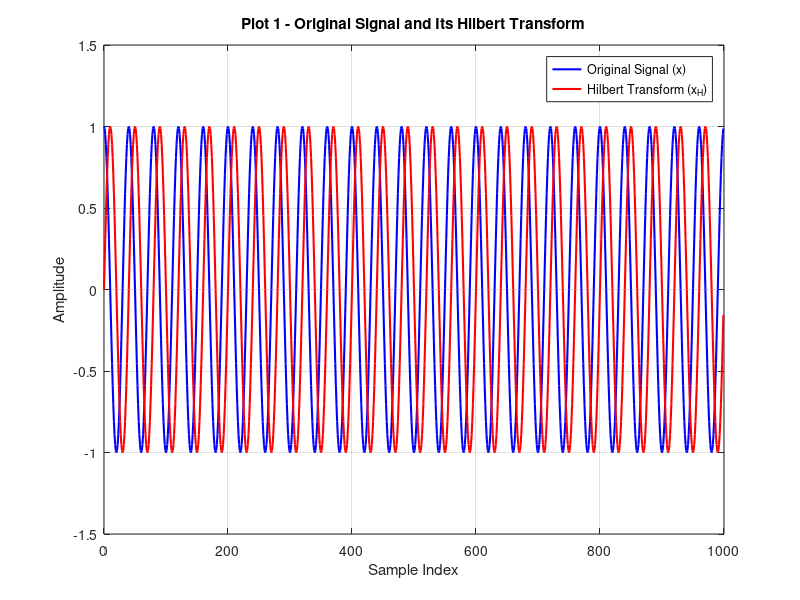
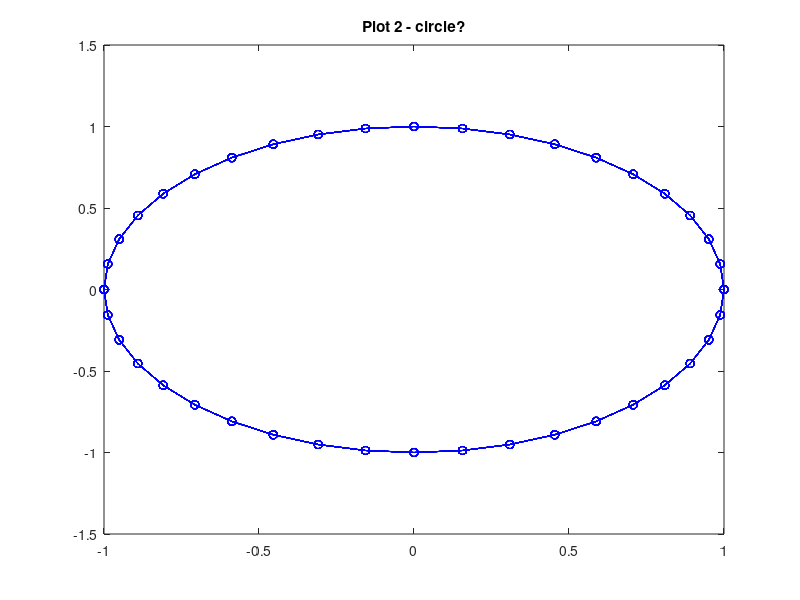
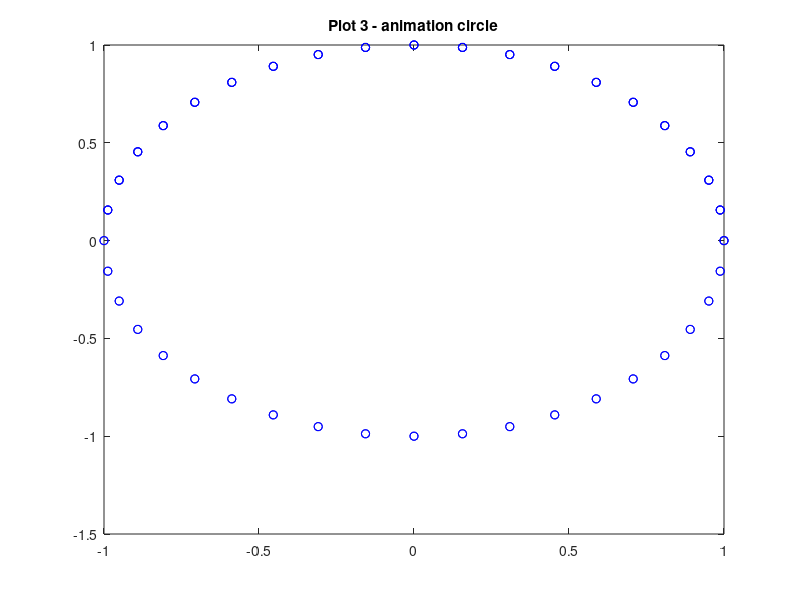
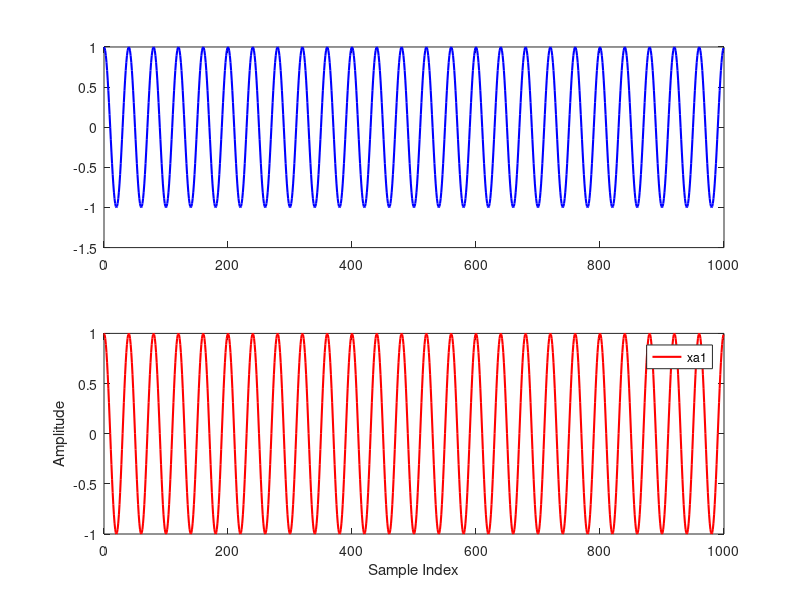

Write the MATLAB code that produced these figures, in order. (Note: this script raises an error after producing the figures.)
% Ex1 Szczygielski 410110
% Digital Signal Processing, AGH
close all; clear all; 

% generate cosine
Nx=1000; %number of samples 
fs=2000; %sampling freq
f0=fs/40; x=cos(2*pi*(f0/fs)*(0:Nx-1));

% calculate analytic signal (Matlab function)
xa1=hilbert(x);

X=fft(x);
n=1:Nx/2; X(n)=-j*X(n); % positive frequencies
X(1)=0; X(Nx/2+1)=0;
n=Nx/2+2:Nx; X(n)= j*X(n); % negative frequencies
xH=real(ifft(X));
xa2=x+j*xH; % analytic signal

% Display the signals x and xH in one figure with overlay
figure;
plot(0:Nx - 1, x, 'b', 'LineWidth', 1.5); 
hold on;
plot(0:Nx - 1, xH, 'r', 'LineWidth', 1.5);
hold off;

% Add labels, legend, and title
xlabel('Sample Index');
ylabel('Amplitude');
legend('Original Signal (x)', 'Hilbert Transform (x_H)');
title('Plot 1 - Original Signal and Its Hilbert Transform');
grid on;


figure;
plot(x,xH,'bo-')
title('Plot 2 - circle?')

figure; 
for n=1:100
    plot(x(n),xH(n),'bo'); hold on; %pause(0.05); 
    title('Plot 3 - animation circle')
end

figure;
subplot(2,1,1)
plot(0:Nx - 1, xa1, 'b', 'LineWidth', 1.5); 
subplot(2,1,2)
plot(0:Nx - 1, xa2, 'r', 'LineWidth', 1.5);
hold off;
% Add labels, legend, and title
xlabel('Sample Index');
ylabel('Amplitude');
legend('xa1', 'xa2');
sgtitle('Plot 4 - up is xa1, down is xa2');
grid on;

% Calcualting signals FFT
X = fft(x);
% Calcualting analytic signals FFT
xa=xa2;
Xa=fft(xa);

figure;
subplot(2,1,1)
plot(0:Nx - 1, abs(X), 'b', 'LineWidth', 1.5); 
subplot(2,1,2)
plot(0:Nx - 1, abs(Xa), 'r', 'LineWidth', 1.5);
hold off;
% Add labels, legend, and title
xlabel('Sample Index');
ylabel('Amplitude');
sgtitle('Plot 5 - up is signals FFT - X, down is analytic signals FFT - Xa');
grid on;

%read speech into matlab
%Importing audio files
[speech, fs] = audioread('DSP.mp3');
speech = mean(speech, 2);


%plotting vector
omega = linspace(-fs/2, fs/2, length(speech));

%fft
S = fft(speech);

%analytic signal
sa = hilbert(speech);

%fft

Sa = fft(sa);

%Plotting

%DSP
figure;
    subplot(2, 1, 1)
        plot(omega, fftshift(abs(S)), "Linewidth", 2); xlabel('Frequency'); ylabel('|X|'); grid on; hold on; title('FFT spectrum of speech');
    subplot(2, 1, 2)
        plot(omega, fftshift(abs(Sa)), "Linewidth", 2); xlabel('Frequency'); ylabel('|X|'); grid on; hold on; title('FFT spectrum of speech analytic');
sgtitle('Up - FFT of speech, Below - FFT of analytic speech')

%sound(speech,fs)